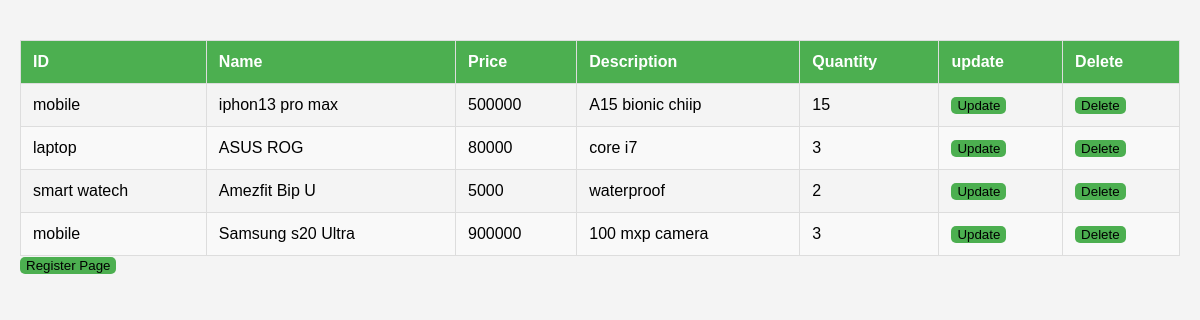
The app's page /app1/list_product/ with its own data.
### app1/models.py (models this page shows)
class product(models.Model):
     id=models.ForeignKey(items, on_delete=models.CASCADE)
     pid=models.AutoField(primary_key=True)
     name=models.TextField(max_length=20)
     price=models.IntegerField()
     desc=models.TextField(max_length=10)
     quantity=models.IntegerField()

class items(models.Model):
     id=models.AutoField(primary_key=True)
     name=models.TextField(max_length=30)
     desc=models.TextField(max_length=30)
     def __str__(self):
          return self.name

### app1/views.py (the view)
def list_product(request):
    res = product.objects.all()
    return render(
        request=request, template_name="list_product.html", context={"data": res}
    )

### app1/templates/list_product.html (shortened to what this page needs)
<!DOCTYPE html>
<html lang="en">
  <head>
  </head>
  <body>
    <div>
      {% if data %}
      <table>
        <thead>
          <tr>
            <th>ID</th>
            <th>Name</th>
            <th>Price</th>
            <th>Description</th>
            <th>Quantity</th>
            <th>update</th>
            <th>Delete</th>
          </tr>
        </thead>
        <tbody>
          {% for i in data %}
          <tr>
            <td>{{i.id}}</td>
            <td>{{i.name}}</td>
            <td>{{i.price}}</td>
            <td>{{i.desc}}</td>
            <td>{{i.quantity}}</td>
            <td>
                <a href="{% url 'app1:update_product' pk=i.pid %}"
                  ><button>Update</button></a
                >
              </td>
            <td>
                <a href="{% url 'app1:delete_product' pk=i.id_id %}"
                  ><button>Delete</button></a
                >
              </td>
          </tr>
          {% endfor %}
        </tbody>
      </table>
      {% endif %}
    </div>
    <div>
      <a href="{% url 'app1:register' %}"><button>Register Page</button></a>
    </div>
  </body>
</html>

### app1/templates/list_product.html (style rules this page uses)
body { font-family: Arial, sans-serif; background-color: #f4f4f4; margin: 0; padding: 20px; }
table { width: 100%; border-collapse: collapse; margin-top: 20px; }
th, td { border: 1px solid #ddd; padding: 12px; text-align: left; }
th { background-color: #4caf50; color: white; }
tr:nth-child(even) { background-color: #f9f9f9; }
button { background-color: #4caf50; border: 0.5px; border-radius: 5px; }

### records on screen
product: id "mobile", name "iphon13 pro max", price "500000", desc "A15 bionic chiip", quantity "15"
product: id "laptop", name "ASUS ROG", price "80000", desc "core i7", quantity "3"
product: id "smart watech", name "Amezfit Bip U", price "5000", desc "waterproof", quantity "2"
product: id "mobile", name "Samsung s20 Ultra", price "900000", desc "100 mxp camera", quantity "3"
